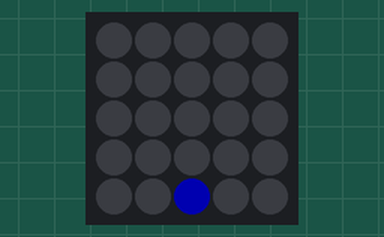
Bench run of a program on a simulated Raspberry Pi Pico running MicroPython. Shown: 5×5 RGB LED matrix. Dim RGB values are drawn brighter than linear; the 25 LEDs are laid out as on the BitDogLab board (LED 0 bottom right, every second row reversed). At 16.0 s the program stops and its outputs stay as they are.

Above: at 0.1 s.
At 3.1 s:
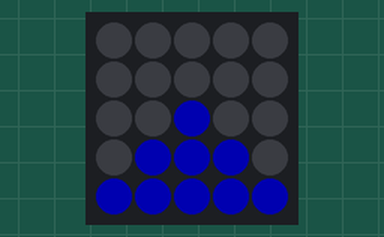
At 5.1 s:
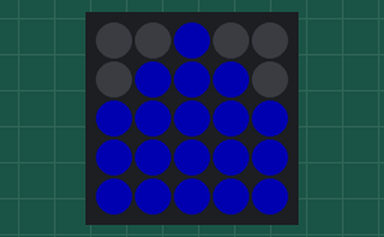
At 7.1 s:
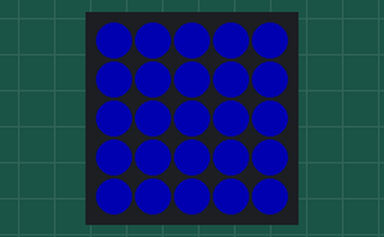
At 11.1 s:
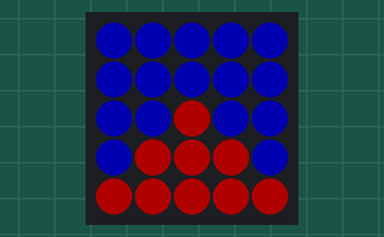
At 15.1 s:
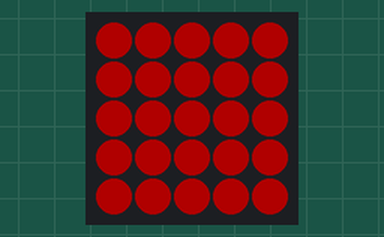

Measured:
- what the display in image 1 shows lasts 1.0 s, from 3.0 s to 4.0 s

The program:

Acendimento_escalonado_em_azul_para_8_patamates.py
```python
import time
import neopixel
import machine

# Configuração inicial
n = 25
pin = machine.Pin(7, machine.Pin.OUT)
np = neopixel.NeoPixel(pin, n)

# Definição das sequências de acendimento
patamares = [
    [2],
    [1, 2, 3],
    [7, 1, 2, 3],
    [12, 6, 7, 8, 0, 1, 2, 3, 4],
    [12, 6, 7, 8, 0, 1, 2, 3, 4, 11, 13, 17, 5, 9],
    [12, 6, 7, 8, 0, 1, 2, 3, 4, 11, 13, 17, 5, 9, 22, 16, 18, 10, 14],
    [12, 6, 7, 8, 0, 1, 2, 3, 4, 11, 13, 17, 5, 9, 22, 16, 18, 10, 14, 15, 19],
    [12, 6, 7, 8, 0, 1, 2, 3, 4, 11, 13, 17, 5, 9, 22, 16, 18, 10, 14, 15, 19, 20, 21, 23, 24]
]

def acender_leds(patamar, color):
    for i in patamar:
        np[i] = color
    np.write()

# Acendendo em azul
for patamar in patamares:
    acender_leds(patamar, (0, 0, 55))
    time.sleep(1)

# Acendendo em vermelho
for patamar in patamares:
    acender_leds(patamar, (55, 0, 0))
    time.sleep(1)
```
